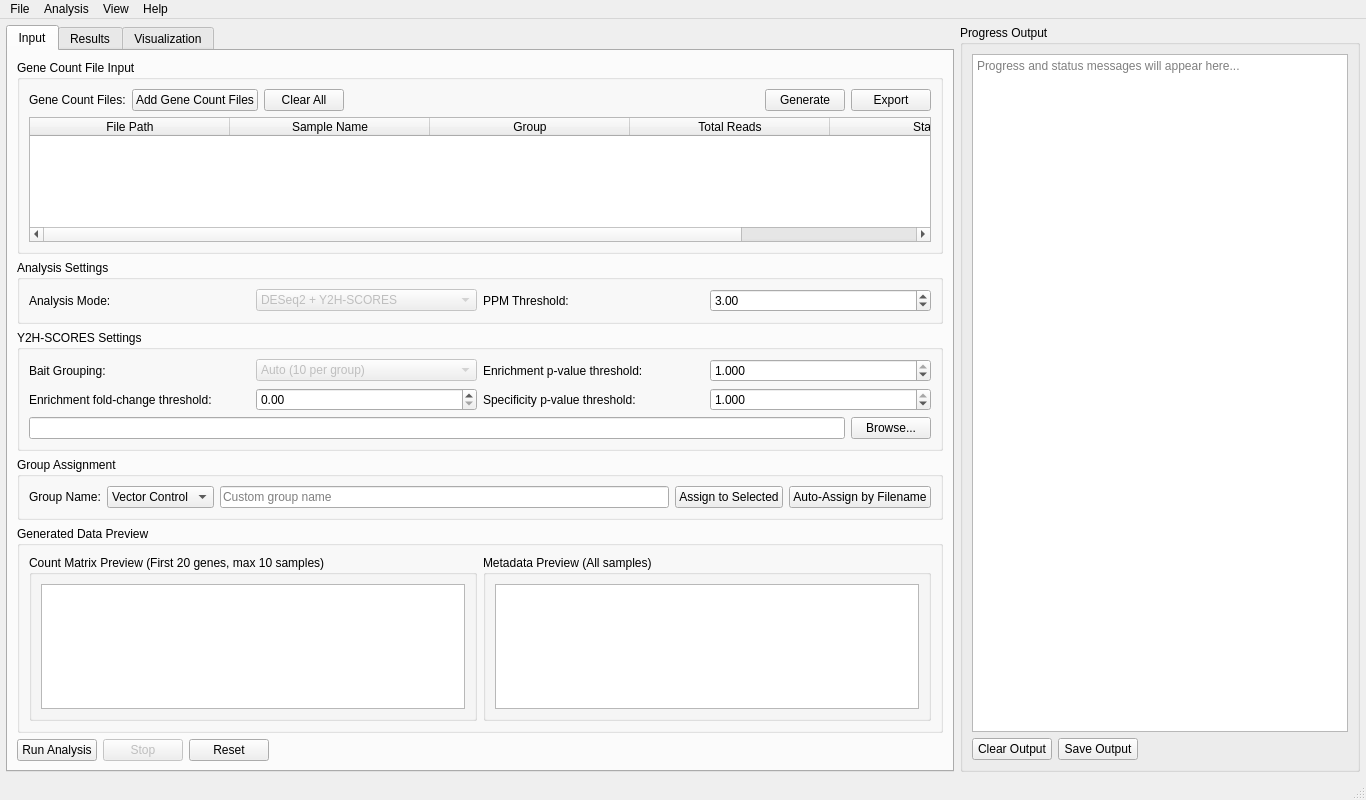
<?xml version="1.0" encoding="UTF-8"?>
<ui version="4.0">
 <class>MainWindow</class>
 <widget class="QMainWindow" name="MainWindow">
  <property name="geometry">
   <rect>
    <x>0</x>
    <y>0</y>
    <width>1366</width>
    <height>800</height>
   </rect>
  </property>
  <property name="windowTitle">
   <string>StatMaker++ — Y2H Statistical Analysis</string>
  </property>
  <property name="windowIcon">
   <iconset>
    <normaloff>:/icons/deseq2_icon.png</normaloff>:/icons/deseq2_icon.png</iconset>
  </property>
  <widget class="QWidget" name="centralwidget">
   <layout class="QHBoxLayout" name="horizontalLayout">
    <property name="spacing">
     <number>6</number>
    </property>
    <property name="leftMargin">
     <number>6</number>
    </property>
    <property name="topMargin">
     <number>6</number>
    </property>
    <property name="rightMargin">
     <number>6</number>
    </property>
    <property name="bottomMargin">
     <number>6</number>
    </property>
    <item>
     <widget class="QTabWidget" name="tabWidget">
      <property name="currentIndex">
       <number>0</number>
      </property>
      <widget class="QWidget" name="inputTab">
       <attribute name="title">
        <string>Input</string>
       </attribute>
       <layout class="QVBoxLayout" name="verticalLayout_2">
        <item>
         <widget class="QGroupBox" name="dataInputGroup">
          <property name="title">
           <string>Gene Count File Input</string>
          </property>
          <layout class="QVBoxLayout" name="dataInputLayout">
           <item>
            <layout class="QHBoxLayout" name="fileInputLayout">
             <item>
              <widget class="QLabel" name="ppmFileLabel">
               <property name="text">
                <string>Gene Count Files:</string>
               </property>
              </widget>
             </item>
             <item>
              <widget class="QPushButton" name="addPpmFilesButton">
               <property name="text">
                <string>Add Gene Count Files</string>
               </property>
              </widget>
             </item>
             <item>
              <widget class="QPushButton" name="clearFilesButton">
               <property name="text">
                <string>Clear All</string>
               </property>
              </widget>
             </item>
             <item>
              <spacer name="horizontalSpacer_4">
               <property name="orientation">
                <enum>Qt::Orientation::Horizontal</enum>
               </property>
               <property name="sizeHint" stdset="0">
                <size>
                 <width>40</width>
                 <height>20</height>
                </size>
               </property>
              </spacer>
             </item>
             <item>
              <layout class="QHBoxLayout" name="generateDataLayout">
               <item>
                <widget class="QPushButton" name="generateDataButton">
                 <property name="text">
                  <string>Generate</string>
                 </property>
                </widget>
               </item>
               <item>
                <widget class="QPushButton" name="exportGeneratedDataButton">
                 <property name="text">
                  <string>Export</string>
                 </property>
                </widget>
               </item>
              </layout>
             </item>
            </layout>
           </item>
           <item>
            <widget class="QTableWidget" name="geneCountFilesTable">
             <property name="editTriggers">
              <set>QAbstractItemView::EditTrigger::NoEditTriggers</set>
             </property>
             <property name="alternatingRowColors">
              <bool>true</bool>
             </property>
             <property name="selectionBehavior">
              <enum>QAbstractItemView::SelectionBehavior::SelectRows</enum>
             </property>
             <property name="sortingEnabled">
              <bool>true</bool>
             </property>
             <attribute name="horizontalHeaderDefaultSectionSize">
              <number>200</number>
             </attribute>
             <attribute name="horizontalHeaderStretchLastSection">
              <bool>true</bool>
             </attribute>
             <column>
              <property name="text">
               <string>File Path</string>
              </property>
             </column>
             <column>
              <property name="text">
               <string>Sample Name</string>
              </property>
             </column>
             <column>
              <property name="text">
               <string>Group</string>
              </property>
             </column>
             <column>
              <property name="text">
               <string>Total Reads</string>
              </property>
             </column>
             <column>
              <property name="text">
               <string>Status</string>
              </property>
             </column>
            </widget>
           </item>
          </layout>
         </widget>
        </item>
        <item>
         <widget class="QGroupBox" name="analysisSettingsGroup">
          <property name="title">
           <string>Analysis Settings</string>
          </property>
          <layout class="QVBoxLayout" name="analysisSettingsLayout">
           <item>
            <layout class="QHBoxLayout" name="modeLayout">
             <item>
              <widget class="QLabel" name="analysisModeLabel">
               <property name="text">
                <string>Analysis Mode:</string>
               </property>
              </widget>
             </item>
             <item>
              <widget class="QComboBox" name="analysisModeCombo">
               <property name="enabled">
                <bool>false</bool>
               </property>
               <item>
                <property name="text">
                 <string>DESeq2 + Y2H-SCORES</string>
                </property>
               </item>
              </widget>
             </item>
             <item>
              <widget class="QLabel" name="ppmThresholdLabel">
               <property name="text">
                <string>PPM Threshold:</string>
               </property>
              </widget>
             </item>
             <item>
              <widget class="QDoubleSpinBox" name="ppmThresholdSpinBox">
               <property name="minimum">
                <double>0.000000000000000</double>
               </property>
               <property name="maximum">
                <double>100.000000000000000</double>
               </property>
               <property name="value">
                <double>3.000000000000000</double>
               </property>
               <property name="singleStep">
                <double>0.500000000000000</double>
               </property>
              </widget>
             </item>
            </layout>
           </item>
          </layout>
         </widget>
        </item>
        <item>
         <widget class="QGroupBox" name="y2hScoresSettingsGroup">
          <property name="title">
           <string>Y2H-SCORES Settings</string>
          </property>
          <layout class="QVBoxLayout" name="y2hScoresSettingsLayout">
           <item>
            <layout class="QHBoxLayout" name="y2hScoresRow1">
             <item>
              <widget class="QLabel" name="baitGroupingLabel">
               <property name="text">
                <string>Bait Grouping:</string>
               </property>
              </widget>
             </item>
             <item>
              <widget class="QComboBox" name="baitGroupingCombo">
               <property name="enabled">
                <bool>false</bool>
               </property>
               <item>
                <property name="text">
                 <string>Auto (10 per group)</string>
                </property>
               </item>
               <item>
                <property name="text">
                 <string>All in one group</string>
                </property>
               </item>
               <item>
                <property name="text">
                 <string>Custom...</string>
                </property>
               </item>
              </widget>
             </item>
             <item>
              <widget class="QLabel" name="enrichPvalLabel">
               <property name="text">
                <string>Enrichment p-value threshold:</string>
               </property>
              </widget>
             </item>
             <item>
              <widget class="QDoubleSpinBox" name="enrichPvalSpinBox">
               <property name="decimals">
                <number>3</number>
               </property>
               <property name="minimum">
                <double>0.000000000000000</double>
               </property>
               <property name="maximum">
                <double>1.000000000000000</double>
               </property>
               <property name="singleStep">
                <double>0.010000000000000</double>
               </property>
               <property name="value">
                <double>1.000000000000000</double>
               </property>
              </widget>
             </item>
            </layout>
           </item>
           <item>
            <layout class="QHBoxLayout" name="y2hScoresRow2">
             <item>
              <widget class="QLabel" name="enrichFcLabel">
               <property name="text">
                <string>Enrichment fold-change threshold:</string>
               </property>
              </widget>
             </item>
             <item>
              <widget class="QDoubleSpinBox" name="enrichFcSpinBox">
               <property name="decimals">
                <number>2</number>
               </property>
               <property name="minimum">
                <double>0.000000000000000</double>
               </property>
               <property name="maximum">
                <double>10.000000000000000</double>
               </property>
               <property name="singleStep">
                <double>0.100000000000000</double>
               </property>
               <property name="value">
                <double>0.000000000000000</double>
               </property>
              </widget>
             </item>
             <item>
              <widget class="QLabel" name="specPvalLabel">
               <property name="text">
                <string>Specificity p-value threshold:</string>
               </property>
              </widget>
             </item>
             <item>
              <widget class="QDoubleSpinBox" name="specPvalSpinBox">
               <property name="decimals">
                <number>3</number>
               </property>
               <property name="minimum">
                <double>0.000000000000000</double>
               </property>
               <property name="maximum">
                <double>1.000000000000000</double>
               </property>
               <property name="singleStep">
                <double>0.010000000000000</double>
               </property>
               <property name="value">
                <double>1.000000000000000</double>
               </property>
              </widget>
             </item>
            </layout>
           </item>
           <item>
            <layout class="QHBoxLayout" name="y2hScoresRow3">
             <item>
              <widget class="QLineEdit" name="junctionFilesEdit">
               <property name="visible">
                <bool>false</bool>
               </property>
              </widget>
             </item>
             <item>
              <widget class="QPushButton" name="browseJunctionBtn">
               <property name="visible">
                <bool>false</bool>
               </property>
               <property name="text">
                <string>Browse...</string>
               </property>
              </widget>
             </item>
            </layout>
           </item>
          </layout>
         </widget>
        </item>
        <item>
         <widget class="QGroupBox" name="groupAssignmentGroup">
          <property name="title">
           <string>Group Assignment</string>
          </property>
          <layout class="QHBoxLayout" name="groupAssignmentLayout">
           <item>
            <widget class="QLabel" name="groupNameLabel">
             <property name="text">
              <string>Group Name:</string>
             </property>
            </widget>
           </item>
           <item>
            <widget class="QComboBox" name="groupTypeCombo">
             <item>
              <property name="text">
               <string>Vector Control</string>
              </property>
             </item>
             <item>
              <property name="text">
               <string>Bait</string>
              </property>
             </item>
             <item>
              <property name="text">
               <string>Selected</string>
              </property>
             </item>
             <item>
              <property name="text">
               <string>Non-Selected</string>
              </property>
             </item>
             <item>
              <property name="text">
               <string>Control</string>
              </property>
             </item>
             <item>
              <property name="text">
               <string>Treatment</string>
              </property>
             </item>
             <item>
              <property name="text">
               <string>Custom...</string>
              </property>
             </item>
            </widget>
           </item>
           <item>
            <widget class="QLineEdit" name="groupNameEdit">
             <property name="placeholderText">
              <string>Custom group name</string>
             </property>
            </widget>
           </item>
           <item>
            <widget class="QPushButton" name="assignGroupButton">
             <property name="text">
              <string>Assign to Selected</string>
             </property>
            </widget>
           </item>
           <item>
            <widget class="QPushButton" name="autoAssignButton">
             <property name="text">
              <string>Auto-Assign by Filename</string>
             </property>
            </widget>
           </item>
          </layout>
         </widget>
        </item>
        <item>
         <widget class="QGroupBox" name="dataPreviewGroup">
          <property name="title">
           <string>Generated Data Preview</string>
          </property>
          <layout class="QHBoxLayout" name="dataPreviewLayout">
           <item>
            <widget class="QGroupBox" name="countsPreviewGroup">
             <property name="title">
              <string>Count Matrix Preview (First 20 genes, max 10 samples)</string>
             </property>
             <layout class="QVBoxLayout" name="countsPreviewLayout">
              <item>
               <widget class="QTableWidget" name="countsPreviewTable">
                <property name="maximumSize">
                 <size>
                  <width>16777215</width>
                  <height>200</height>
                 </size>
                </property>
               </widget>
              </item>
             </layout>
            </widget>
           </item>
           <item>
            <widget class="QGroupBox" name="metadataPreviewGroup">
             <property name="title">
              <string>Metadata Preview (All samples)</string>
             </property>
             <layout class="QVBoxLayout" name="metadataPreviewLayout">
              <item>
               <widget class="QTableWidget" name="metadataPreviewTable">
                <property name="maximumSize">
                 <size>
                  <width>16777215</width>
                  <height>200</height>
                 </size>
                </property>
               </widget>
              </item>
             </layout>
            </widget>
           </item>
          </layout>
         </widget>
        </item>
        <item>
         <layout class="QHBoxLayout" name="analysisButtonsLayout">
          <item>
           <widget class="QPushButton" name="runAnalysisButton">
            <property name="text">
             <string>Run Analysis</string>
            </property>
           </widget>
          </item>
          <item>
           <widget class="QPushButton" name="stopAnalysisButton">
            <property name="enabled">
             <bool>false</bool>
            </property>
            <property name="text">
             <string>Stop</string>
            </property>
           </widget>
          </item>
          <item>
           <widget class="QPushButton" name="resetAnalysisButton">
            <property name="text">
             <string>Reset</string>
            </property>
           </widget>
          </item>
          <item>
           <spacer name="horizontalSpacer">
            <property name="orientation">
             <enum>Qt::Orientation::Horizontal</enum>
            </property>
            <property name="sizeHint" stdset="0">
             <size>
              <width>40</width>
              <height>20</height>
             </size>
            </property>
           </spacer>
          </item>
         </layout>
        </item>
       </layout>
      </widget>
      <widget class="QWidget" name="resultsTab">
       <attribute name="title">
        <string>Results</string>
       </attribute>
       <layout class="QVBoxLayout" name="resultsLayout">
        <item>
         <widget class="QGroupBox" name="summaryGroup">
          <property name="title">
           <string>Results Summary</string>
          </property>
          <layout class="QGridLayout" name="summaryGrid">
           <item row="0" column="0">
            <widget class="QLabel" name="totalGenesLabel">
             <property name="text">
              <string>Total Genes: 0</string>
             </property>
            </widget>
           </item>
           <item row="0" column="1">
            <widget class="QLabel" name="significantGenesLabel">
             <property name="text">
              <string>Significant: 0</string>
             </property>
            </widget>
           </item>
           <item row="1" column="0">
            <widget class="QLabel" name="upregulatedLabel">
             <property name="text">
              <string>Upregulated: 0</string>
             </property>
            </widget>
           </item>
           <item row="1" column="1">
            <widget class="QLabel" name="downregulatedLabel">
             <property name="text">
              <string>Downregulated: 0</string>
             </property>
            </widget>
           </item>
          </layout>
         </widget>
        </item>
        <item>
         <layout class="QHBoxLayout" name="contrastSelectorLayout">
          <item>
           <widget class="QLabel" name="contrastSelectorLabel">
            <property name="text">
             <string>Contrast:</string>
            </property>
           </widget>
          </item>
          <item>
           <widget class="QComboBox" name="contrastSelectorCombo">
            <item>
             <property name="text">
              <string>Group 1 vs Group 0</string>
             </property>
            </item>
           </widget>
          </item>
          <item>
           <spacer name="contrastSpacer">
            <property name="orientation">
             <enum>Qt::Orientation::Horizontal</enum>
            </property>
            <property name="sizeHint" stdset="0">
             <size>
              <width>40</width>
              <height>20</height>
             </size>
            </property>
           </spacer>
          </item>
         </layout>
        </item>
        <item>
         <widget class="QGroupBox" name="resultsTableGroup">
          <property name="title">
           <string>Results Table</string>
          </property>
          <layout class="QVBoxLayout" name="resultsTableLayout">
           <item>
            <widget class="QTableWidget" name="resultsTable">
             <property name="alternatingRowColors">
              <bool>true</bool>
             </property>
             <property name="selectionBehavior">
              <enum>QAbstractItemView::SelectionBehavior::SelectRows</enum>
             </property>
             <property name="sortingEnabled">
              <bool>true</bool>
             </property>
            </widget>
           </item>
          </layout>
         </widget>
        </item>
        <item>
         <widget class="QGroupBox" name="filteringGroup">
          <property name="title">
           <string>Filtering Options</string>
          </property>
          <layout class="QHBoxLayout" name="filteringLayout">
           <item>
            <widget class="QLabel" name="pValueThresholdLabel">
             <property name="text">
              <string>P-value threshold:</string>
             </property>
            </widget>
           </item>
           <item>
            <widget class="QDoubleSpinBox" name="pValueThresholdSpinBox">
             <property name="decimals">
              <number>3</number>
             </property>
             <property name="minimum">
              <double>0.001000000000000</double>
             </property>
             <property name="maximum">
              <double>1.000000000000000</double>
             </property>
             <property name="singleStep">
              <double>0.010000000000000</double>
             </property>
             <property name="value">
              <double>0.050000000000000</double>
             </property>
            </widget>
           </item>
           <item>
            <widget class="QLabel" name="log2FCThresholdLabel">
             <property name="text">
              <string>Log2FC threshold:</string>
             </property>
            </widget>
           </item>
           <item>
            <widget class="QDoubleSpinBox" name="log2FCThresholdSpinBox">
             <property name="decimals">
              <number>2</number>
             </property>
             <property name="minimum">
              <double>0.000000000000000</double>
             </property>
             <property name="maximum">
              <double>10.000000000000000</double>
             </property>
             <property name="singleStep">
              <double>0.100000000000000</double>
             </property>
             <property name="value">
              <double>1.000000000000000</double>
             </property>
            </widget>
           </item>
           <item>
            <widget class="QPushButton" name="applyFilterButton">
             <property name="text">
              <string>Apply Filter</string>
             </property>
            </widget>
           </item>
           <item>
            <widget class="QPushButton" name="clearFilterButton">
             <property name="text">
              <string>Clear Filter</string>
             </property>
            </widget>
           </item>
          </layout>
         </widget>
        </item>
        <item>
         <layout class="QHBoxLayout" name="exportButtonsLayout">
          <item>
           <widget class="QPushButton" name="exportResultsButton">
            <property name="text">
             <string>Export Results</string>
            </property>
           </widget>
          </item>
          <item>
           <widget class="QPushButton" name="saveGeneListsButton">
            <property name="text">
             <string>Save Gene Lists</string>
            </property>
           </widget>
          </item>
          <item>
           <spacer name="horizontalSpacer_2">
            <property name="orientation">
             <enum>Qt::Orientation::Horizontal</enum>
            </property>
            <property name="sizeHint" stdset="0">
             <size>
              <width>40</width>
              <height>20</height>
             </size>
            </property>
           </spacer>
          </item>
         </layout>
        </item>
       </layout>
      </widget>
      <widget class="QWidget" name="visualizationTab">
       <attribute name="title">
        <string>Visualization</string>
       </attribute>
       <layout class="QVBoxLayout" name="visualizationLayout">
        <item>
         <widget class="QGroupBox" name="plotControlsGroup">
          <property name="title">
           <string>Plot Controls</string>
          </property>
          <layout class="QHBoxLayout" name="plotControlsLayout">
           <item>
            <widget class="QLabel" name="plotTypeLabel">
             <property name="text">
              <string>Plot Type:</string>
             </property>
            </widget>
           </item>
           <item>
            <widget class="QComboBox" name="plotTypeCombo">
             <item>
              <property name="text">
               <string>Volcano Plot</string>
              </property>
             </item>
             <item>
              <property name="text">
               <string>MA Plot</string>
              </property>
             </item>
             <item>
              <property name="text">
               <string>Dispersion Plot</string>
              </property>
             </item>
             <item>
              <property name="text">
               <string>Three-way Scatter</string>
              </property>
             </item>
            </widget>
           </item>
           <item>
            <widget class="QLabel" name="colorSchemeLabel">
             <property name="text">
              <string>Color Scheme:</string>
             </property>
            </widget>
           </item>
           <item>
            <widget class="QComboBox" name="colorSchemeCombo">
             <item>
              <property name="text">
               <string>Default</string>
              </property>
             </item>
             <item>
              <property name="text">
               <string>Colorblind</string>
              </property>
             </item>
            </widget>
           </item>
           <item>
            <widget class="QLabel" name="pointSizeLabel">
             <property name="text">
              <string>Point Size:</string>
             </property>
            </widget>
           </item>
           <item>
            <widget class="QSpinBox" name="pointSizeSpinBox">
             <property name="minimum">
              <number>1</number>
             </property>
             <property name="maximum">
              <number>20</number>
             </property>
             <property name="value">
              <number>5</number>
             </property>
            </widget>
           </item>
          </layout>
         </widget>
        </item>
        <item>
         <widget class="QGroupBox" name="plotAreaGroup">
          <property name="title">
           <string>Plot Area</string>
          </property>
          <layout class="QVBoxLayout" name="plotAreaLayout">
           <item>
            <widget class="QWidget" name="plotWidget" native="true">
             <property name="minimumSize">
              <size>
               <width>600</width>
               <height>400</height>
              </size>
             </property>
            </widget>
           </item>
          </layout>
         </widget>
        </item>
        <item>
         <layout class="QHBoxLayout" name="plotButtonsLayout">
          <item>
           <widget class="QPushButton" name="savePlotButton">
            <property name="text">
             <string>Save Plot</string>
            </property>
           </widget>
          </item>
          <item>
           <widget class="QPushButton" name="exportDataButton">
            <property name="text">
             <string>Export Data</string>
            </property>
           </widget>
          </item>
          <item>
           <widget class="QPushButton" name="printPlotButton">
            <property name="text">
             <string>Print</string>
            </property>
           </widget>
          </item>
          <item>
           <spacer name="horizontalSpacer_3">
            <property name="orientation">
             <enum>Qt::Orientation::Horizontal</enum>
            </property>
            <property name="sizeHint" stdset="0">
             <size>
              <width>40</width>
              <height>20</height>
             </size>
            </property>
           </spacer>
          </item>
         </layout>
        </item>
       </layout>
      </widget>
     </widget>
    </item>
    <item>
     <widget class="QGroupBox" name="progressOutputGroup">
      <property name="minimumSize">
       <size>
        <width>300</width>
        <height>0</height>
       </size>
      </property>
      <property name="maximumSize">
       <size>
        <width>400</width>
        <height>16777215</height>
       </size>
      </property>
      <property name="title">
       <string>Progress Output</string>
      </property>
      <layout class="QVBoxLayout" name="progressOutputLayout">
       <item>
        <widget class="QTextEdit" name="progressOutputText">
         <property name="readOnly">
          <bool>true</bool>
         </property>
         <property name="placeholderText">
          <string>Progress and status messages will appear here...</string>
         </property>
        </widget>
       </item>
       <item>
        <layout class="QHBoxLayout" name="progressControlsLayout">
         <item>
          <widget class="QPushButton" name="clearOutputButton">
           <property name="text">
            <string>Clear Output</string>
           </property>
          </widget>
         </item>
         <item>
          <widget class="QPushButton" name="saveOutputButton">
           <property name="text">
            <string>Save Output</string>
           </property>
          </widget>
         </item>
         <item>
          <spacer name="horizontalSpacer_7">
           <property name="orientation">
            <enum>Qt::Orientation::Horizontal</enum>
           </property>
           <property name="sizeHint" stdset="0">
            <size>
             <width>40</width>
             <height>20</height>
            </size>
           </property>
          </spacer>
         </item>
        </layout>
       </item>
      </layout>
     </widget>
    </item>
   </layout>
  </widget>
  <widget class="QMenuBar" name="menubar">
   <property name="geometry">
    <rect>
     <x>0</x>
     <y>0</y>
     <width>1366</width>
     <height>24</height>
    </rect>
   </property>
   <widget class="QMenu" name="menuFile">
    <property name="title">
     <string>File</string>
    </property>
    <addaction name="actionOpenCounts"/>
    <addaction name="actionOpenMetadata"/>
    <addaction name="separator"/>
    <addaction name="actionSaveResults"/>
    <addaction name="actionExportVisualizations"/>
    <addaction name="separator"/>
    <addaction name="actionExit"/>
   </widget>
   <widget class="QMenu" name="menuAnalysis">
    <property name="title">
     <string>Analysis</string>
    </property>
    <addaction name="actionRunAnalysis"/>
    <addaction name="actionStopAnalysis"/>
    <addaction name="actionResetAnalysis"/>
   </widget>
   <widget class="QMenu" name="menuView">
    <property name="title">
     <string>View</string>
    </property>
    <addaction name="actionInputTab"/>
    <addaction name="actionAnalysisTab"/>
    <addaction name="actionResultsTab"/>
    <addaction name="actionVisualizationTab"/>
   </widget>
   <widget class="QMenu" name="menuHelp">
    <property name="title">
     <string>Help</string>
    </property>
    <addaction name="actionAbout"/>
    <addaction name="actionUserGuide"/>
   </widget>
   <addaction name="menuFile"/>
   <addaction name="menuAnalysis"/>
   <addaction name="menuView"/>
   <addaction name="menuHelp"/>
  </widget>
  <widget class="QStatusBar" name="statusbar"/>
  <action name="actionOpenCounts">
   <property name="text">
    <string>Add Gene Count Files</string>
   </property>
   <property name="shortcut">
    <string>Ctrl+O</string>
   </property>
  </action>
  <action name="actionOpenMetadata">
   <property name="text">
    <string>Generate Data</string>
   </property>
   <property name="shortcut">
    <string>Ctrl+G</string>
   </property>
  </action>
  <action name="actionSaveResults">
   <property name="text">
    <string>Save Results</string>
   </property>
   <property name="shortcut">
    <string>Ctrl+S</string>
   </property>
  </action>
  <action name="actionExportVisualizations">
   <property name="text">
    <string>Export Visualizations</string>
   </property>
   <property name="shortcut">
    <string>Ctrl+E</string>
   </property>
  </action>
  <action name="actionExit">
   <property name="text">
    <string>Exit</string>
   </property>
   <property name="shortcut">
    <string>Ctrl+Q</string>
   </property>
  </action>
  <action name="actionRunAnalysis">
   <property name="text">
    <string>Run Analysis</string>
   </property>
   <property name="shortcut">
    <string>F5</string>
   </property>
  </action>
  <action name="actionStopAnalysis">
   <property name="text">
    <string>Stop Analysis</string>
   </property>
   <property name="shortcut">
    <string>F6</string>
   </property>
  </action>
  <action name="actionResetAnalysis">
   <property name="text">
    <string>Reset Analysis</string>
   </property>
   <property name="shortcut">
    <string>F7</string>
   </property>
  </action>
  <action name="actionInputTab">
   <property name="text">
    <string>Input Tab</string>
   </property>
   <property name="shortcut">
    <string>Ctrl+1</string>
   </property>
  </action>
  <action name="actionAnalysisTab">
   <property name="text">
    <string>Analysis Tab</string>
   </property>
   <property name="shortcut">
    <string>Ctrl+2</string>
   </property>
  </action>
  <action name="actionResultsTab">
   <property name="text">
    <string>Results Tab</string>
   </property>
   <property name="shortcut">
    <string>Ctrl+3</string>
   </property>
  </action>
  <action name="actionVisualizationTab">
   <property name="text">
    <string>Visualization Tab</string>
   </property>
   <property name="shortcut">
    <string>Ctrl+4</string>
   </property>
  </action>
  <action name="actionAbout">
   <property name="text">
    <string>About</string>
   </property>
  </action>
  <action name="actionUserGuide">
   <property name="text">
    <string>User Guide</string>
   </property>
   <property name="shortcut">
    <string>F1</string>
   </property>
  </action>
 </widget>
 <resources/>
 <connections/>
</ui>
